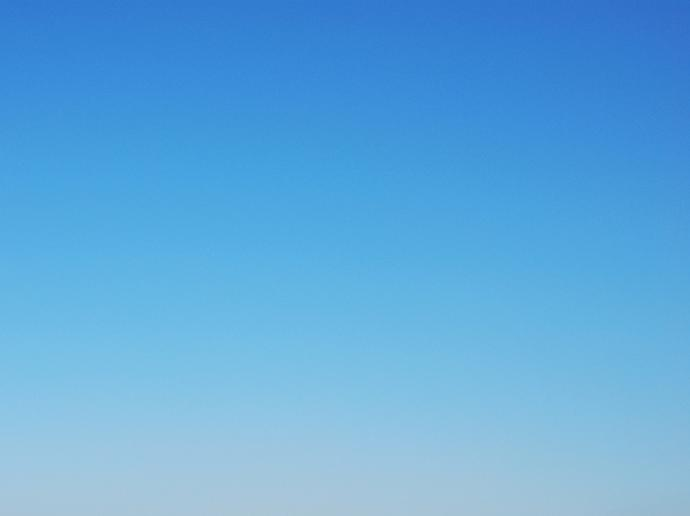
#> input picture bg_images/0_sunny.jpeg, 690 x 516 px
$ python slic.py --image ../bg_images/0_sunny.jpeg
#> lines starting #> are read from the running program, lines starting #| are printed output that depends on the picture
# import the necessary packages
import argparse
import matplotlib.pyplot as plt
from skimage.segmentation import slic
from skimage.segmentation import mark_boundaries
from skimage.transform import resize
from skimage.util import img_as_float
from skimage import io
import time


# construct the argument parser and parse the arguments
ap = argparse.ArgumentParser()
ap.add_argument("-i", "--image", required = True, help = "Path to the image")
args = vars(ap.parse_args())

# load the image and convert it to a floating point data type
image = img_as_float(io.imread(args["image"]))

# loop over the number of segments
for numSegments in (200, 300, 400):
	# apply SLIC and extract (approximately) the supplied number
	# of segments
	start_time = time.time()
	image_small = resize(image, (512, 512))
	#segments = slic(image_small, n_segments = numSegments, sigma = 5)
	segments = slic(image_small, n_segments = numSegments)

	# # show the output of SLIC
	fig = plt.figure("Superpixels -- %d segments" % (numSegments))
	ax = fig.add_subplot(1, 1, 1)
	ax.imshow(mark_boundaries(image_small, segments))
	plt.axis("off")
	end_time = time.time()
	elapsed_time = end_time - start_time
	print(elapsed_time)
#> this loop made 3 passes
#> pass 1, `image_small = resize(image, (512, 512))`:
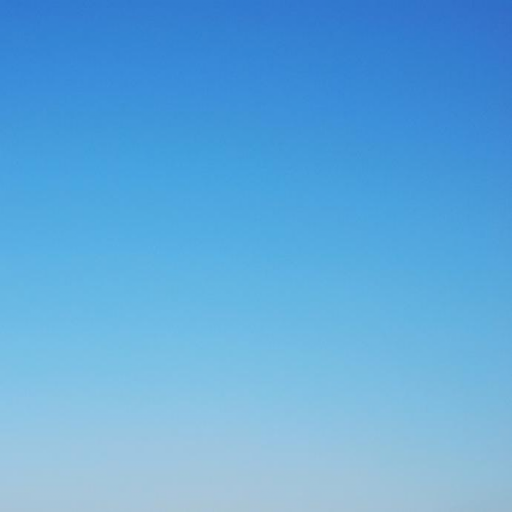
#> image_small: shape (512, 512, 3) float64; mean R, G, B 0.38, 0.663, 0.866
#> pass 1, `segments = slic(image_small, n_segments = numSegments)`:
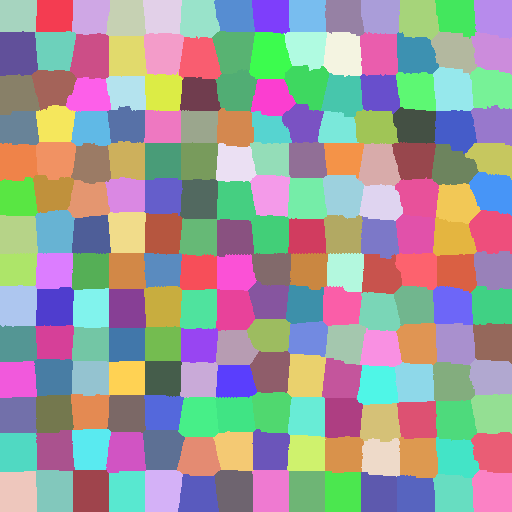
#> segments: shape (512, 512) int64; 196 distinct labels, from 1 to 196; one colour per label, 0 black
#> pass 2, `segments = slic(image_small, n_segments = numSegments)`:
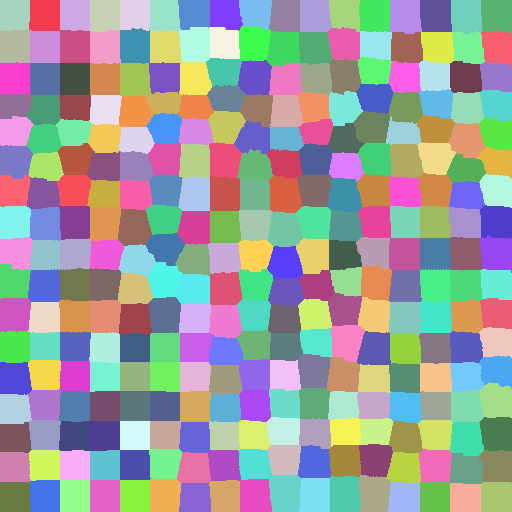
#> segments: shape (512, 512) int64; 289 distinct labels, from 1 to 289; one colour per label, 0 black
#> pass 3, `segments = slic(image_small, n_segments = numSegments)`:
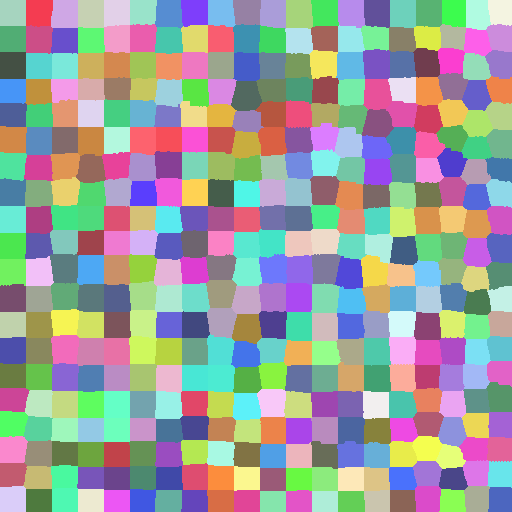
#> segments: shape (512, 512) int64; 400 distinct labels, from 1 to 400; one colour per label, 0 black

# show the plots
plt.show()
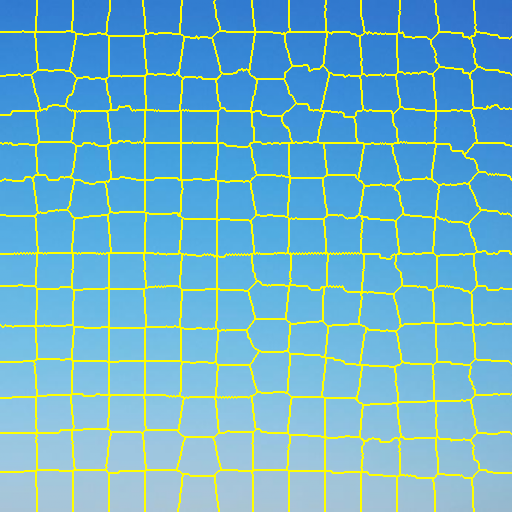
#> shown: shape (512, 512, 3) float64; mean R, G, B 0.44, 0.696, 0.782
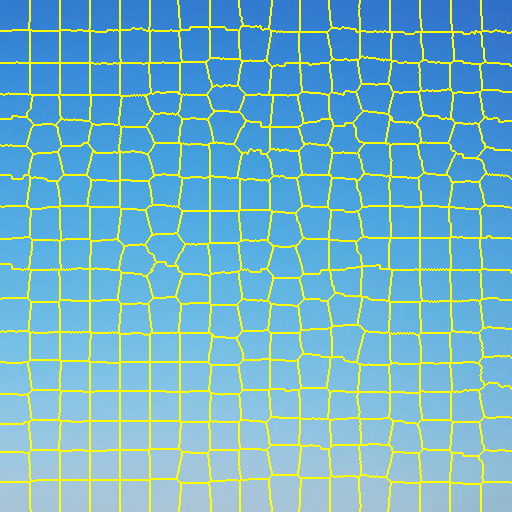
#> shown: shape (512, 512, 3) float64; mean R, G, B 0.453, 0.703, 0.764
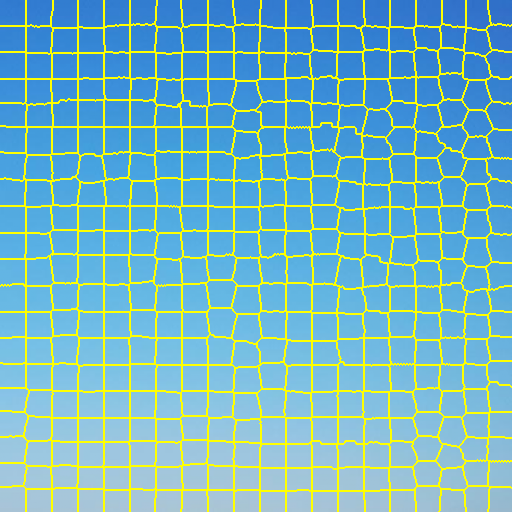
#> shown: shape (512, 512, 3) float64; mean R, G, B 0.466, 0.71, 0.745
